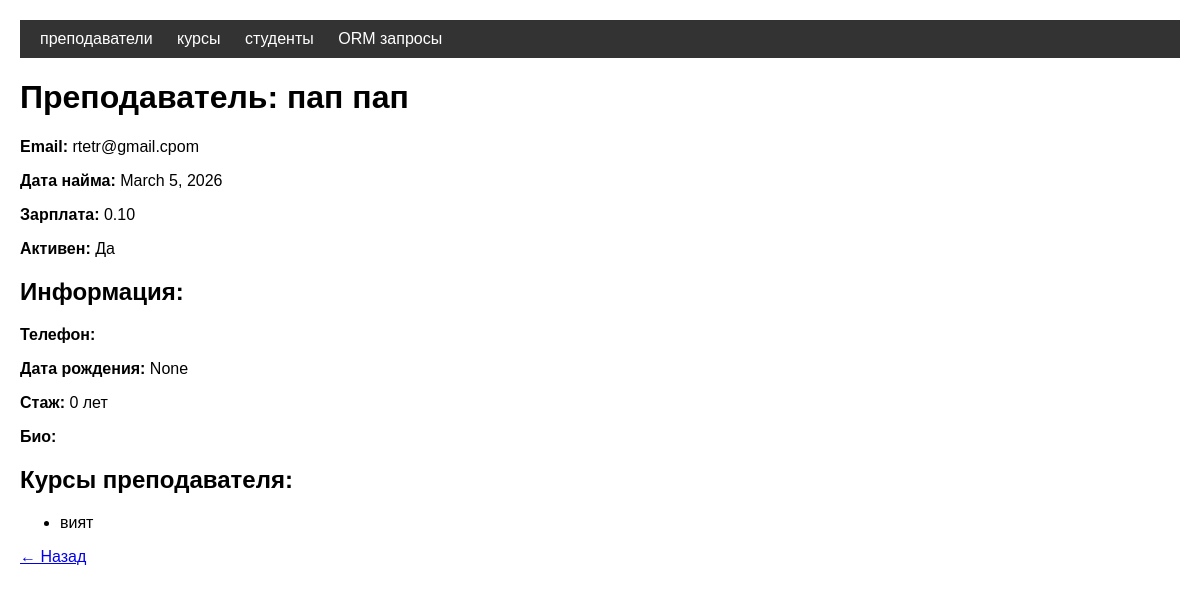
/schedule/teacher/1/, run on the app's committed database.
### schedule/models.py (models this page shows, shortened)
class Teacher(models.Model):
    first_name = models.CharField(max_length=50, verbose_name="Имя")
    last_name = models.CharField(max_length=50, verbose_name="Фамилия")
    email = models.EmailField(unique=True, verbose_name="Email")
    hire_date = models.DateField(default=datetime.date.today, verbose_name="Дата найма")
    salary = models.DecimalField(max_digits=10, decimal_places=2, null=True, blank=True)
    is_active = models.BooleanField(default=True, verbose_name="Активен")
    class Meta:
        verbose_name = "Преподаватель"
        verbose_name_plural = "Преподаватели"

class TeacherInfo(models.Model):
    teacher = models.OneToOneField(
        Teacher,
        on_delete=models.CASCADE,
        primary_key=True,
        related_name='info'
    )
    phone = models.CharField(max_length=20, blank=True, verbose_name="Телефон")
    birth_date = models.DateField(null=True, blank=True, verbose_name="Дата рождения")
    passport_number = models.CharField(max_length=20, unique=True, blank=True, null=True)
    experience_years = models.IntegerField(default=0, validators=[MinValueValidator(0)])
    bio = models.TextField(blank=True, verbose_name="Биография")
    class Meta:
        verbose_name = "Информация о преподавателе"

class Course(models.Model):
    LEVEL_CHOICES = [
        ('beginner', 'Начальный'),
        ('intermediate', 'Средний'),
        ('advanced', 'Продвинутый'),
    ]
    teacher = models.ForeignKey(
        Teacher,
        on_delete=models.SET_NULL,
        null=True,
        blank=True,
        related_name='courses',
        verbose_name="Преподаватель"
    )
    title = models.CharField(max_length=200, unique=True, verbose_name="Название")
    description = models.TextField(blank=True, verbose_name="Описание")
    level = models.CharField(max_length=20, choices=LEVEL_CHOICES, default='beginner')
    duration_hours = models.IntegerField(validators=[MinValueValidator(1)])
    price = models.DecimalField(max_digits=10, decimal_places=2, validators=[MinValueValidator(0)])
    max_students = models.IntegerField(default=30, validators=[MinValueValidator(1)])
    class Meta:
        verbose_name = "Курс"
        verbose_name_plural = "Курсы"

### schedule/views.py (the view)
# urls.py: path('teacher/<int:teacher_id>/', views.teacher_detail, name='teacher_detail'),
def teacher_detail(request, teacher_id):
    teacher = get_object_or_404(Teacher, id=teacher_id)
    return render(request, 'schedule/teacher_detail.html', {'teacher': teacher})

### schedule/templates/schedule/teacher_detail.html
{% extends 'schedule/base.html' %}
{% block content %}
<h1>Преподаватель: {{ teacher.first_name }} {{ teacher.last_name }}</h1>
<p><strong>Email:</strong> {{ teacher.email }}</p>
<p><strong>Дата найма:</strong> {{ teacher.hire_date }}</p>
<p><strong>Зарплата:</strong> {{ teacher.salary }}</p>
<p><strong>Активен:</strong> {{ teacher.is_active|yesno:"Да,Нет" }}</p>
<h2>Информация:</h2>
{% if teacher.info %}
    <p><strong>Телефон:</strong> {{ teacher.info.phone }}</p>
    <p><strong>Дата рождения:</strong> {{ teacher.info.birth_date }}</p>
    <p><strong>Стаж:</strong> {{ teacher.info.experience_years }} лет</p>
    <p><strong>Био:</strong> {{ teacher.info.bio }}</p>
{% else %}
    <p>Нет дополнительной информации</p>
{% endif %}
<h2>Курсы преподавателя:</h2>
<ul>
    {% for course in teacher.courses.all %}
    <li>{{ course.title }}</li>
    {% empty %}
    <li>Нет курсов</li>
    {% endfor %}
</ul>
<a href="/schedule/teachers/">← Назад</a>
{% endblock %}

### schedule/templates/schedule/base.html (style rules this page uses)
body { font-family: Arial; margin: 20px; }

### data on the page
Teacher: first_name "пап", last_name "пап", email "rtetr@gmail.cpom", hire_date "March 5, 2026", salary "0.10", is_active "Да", info.birth_date "None", info.experience_years "0"
Course: title "вият"
